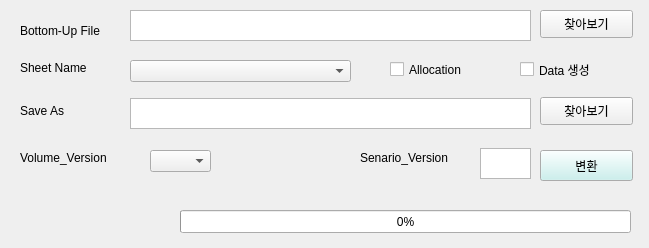
<?xml version="1.0" encoding="UTF-8"?>
<ui version="4.0">
 <class>file_path_find_frame</class>
 <widget class="QFrame" name="file_path_find_frame">
  <property name="geometry">
   <rect>
    <x>0</x>
    <y>0</y>
    <width>649</width>
    <height>248</height>
   </rect>
  </property>
  <property name="sizePolicy">
   <sizepolicy hsizetype="Fixed" vsizetype="Fixed">
    <horstretch>0</horstretch>
    <verstretch>0</verstretch>
   </sizepolicy>
  </property>
  <property name="windowTitle">
   <string>Frame</string>
  </property>
  <widget class="QPushButton" name="file_path_find_btn">
   <property name="geometry">
    <rect>
     <x>540</x>
     <y>10</y>
     <width>93</width>
     <height>28</height>
    </rect>
   </property>
   <property name="text">
    <string>찾아보기</string>
   </property>
  </widget>
  <widget class="QTextBrowser" name="file_path_find_tBox">
   <property name="geometry">
    <rect>
     <x>130</x>
     <y>10</y>
     <width>401</width>
     <height>31</height>
    </rect>
   </property>
  </widget>
  <widget class="QPushButton" name="exe_btn">
   <property name="geometry">
    <rect>
     <x>540</x>
     <y>150</y>
     <width>93</width>
     <height>31</height>
    </rect>
   </property>
   <property name="palette">
    <palette>
     <active>
      <colorrole role="Button">
       <brush brushstyle="SolidPattern">
        <color alpha="255">
         <red>195</red>
         <green>240</green>
         <blue>237</blue>
        </color>
       </brush>
      </colorrole>
      <colorrole role="Midlight">
       <brush brushstyle="SolidPattern">
        <color alpha="255">
         <red>77</red>
         <green>227</green>
         <blue>165</blue>
        </color>
       </brush>
      </colorrole>
     </active>
     <inactive>
      <colorrole role="Button">
       <brush brushstyle="SolidPattern">
        <color alpha="255">
         <red>195</red>
         <green>240</green>
         <blue>237</blue>
        </color>
       </brush>
      </colorrole>
      <colorrole role="Midlight">
       <brush brushstyle="SolidPattern">
        <color alpha="255">
         <red>77</red>
         <green>227</green>
         <blue>165</blue>
        </color>
       </brush>
      </colorrole>
     </inactive>
     <disabled>
      <colorrole role="Button">
       <brush brushstyle="SolidPattern">
        <color alpha="255">
         <red>195</red>
         <green>240</green>
         <blue>237</blue>
        </color>
       </brush>
      </colorrole>
      <colorrole role="Midlight">
       <brush brushstyle="SolidPattern">
        <color alpha="255">
         <red>77</red>
         <green>227</green>
         <blue>165</blue>
        </color>
       </brush>
      </colorrole>
     </disabled>
    </palette>
   </property>
   <property name="text">
    <string>변환</string>
   </property>
  </widget>
  <widget class="QLabel" name="label">
   <property name="geometry">
    <rect>
     <x>20</x>
     <y>20</y>
     <width>101</width>
     <height>21</height>
    </rect>
   </property>
   <property name="text">
    <string>Bottom-Up File</string>
   </property>
  </widget>
  <widget class="QComboBox" name="sht_name_list">
   <property name="geometry">
    <rect>
     <x>130</x>
     <y>60</y>
     <width>221</width>
     <height>22</height>
    </rect>
   </property>
  </widget>
  <widget class="QLabel" name="label_2">
   <property name="geometry">
    <rect>
     <x>20</x>
     <y>60</y>
     <width>91</width>
     <height>16</height>
    </rect>
   </property>
   <property name="text">
    <string>Sheet Name</string>
   </property>
  </widget>
  <widget class="QCheckBox" name="chk_allocation">
   <property name="geometry">
    <rect>
     <x>390</x>
     <y>60</y>
     <width>96</width>
     <height>19</height>
    </rect>
   </property>
   <property name="text">
    <string>Allocation</string>
   </property>
  </widget>
  <widget class="QCheckBox" name="chk_datacube">
   <property name="geometry">
    <rect>
     <x>520</x>
     <y>60</y>
     <width>96</width>
     <height>19</height>
    </rect>
   </property>
   <property name="text">
    <string>Data 생성</string>
   </property>
  </widget>
  <widget class="QLabel" name="label_3">
   <property name="geometry">
    <rect>
     <x>20</x>
     <y>103</y>
     <width>91</width>
     <height>16</height>
    </rect>
   </property>
   <property name="text">
    <string>Save As</string>
   </property>
  </widget>
  <widget class="QTextBrowser" name="save_path_find_tBox">
   <property name="geometry">
    <rect>
     <x>130</x>
     <y>98</y>
     <width>401</width>
     <height>31</height>
    </rect>
   </property>
  </widget>
  <widget class="QPushButton" name="save_path_find_btn">
   <property name="geometry">
    <rect>
     <x>540</x>
     <y>97</y>
     <width>93</width>
     <height>28</height>
    </rect>
   </property>
   <property name="text">
    <string>찾아보기</string>
   </property>
  </widget>
  <widget class="QProgressBar" name="proc_bar">
   <property name="geometry">
    <rect>
     <x>180</x>
     <y>210</y>
     <width>451</width>
     <height>23</height>
    </rect>
   </property>
   <property name="minimum">
    <number>106</number>
   </property>
   <property name="maximum">
    <number>146</number>
   </property>
   <property name="value">
    <number>106</number>
   </property>
  </widget>
  <widget class="QLabel" name="job_name">
   <property name="geometry">
    <rect>
     <x>20</x>
     <y>210</y>
     <width>131</width>
     <height>16</height>
    </rect>
   </property>
   <property name="layoutDirection">
    <enum>Qt::LeftToRight</enum>
   </property>
   <property name="text">
    <string/>
   </property>
   <property name="alignment">
    <set>Qt::AlignRight|Qt::AlignTrailing|Qt::AlignVCenter</set>
   </property>
  </widget>
  <widget class="QComboBox" name="volume_ver">
   <property name="geometry">
    <rect>
     <x>150</x>
     <y>150</y>
     <width>61</width>
     <height>22</height>
    </rect>
   </property>
  </widget>
  <widget class="QLabel" name="label_4">
   <property name="geometry">
    <rect>
     <x>20</x>
     <y>150</y>
     <width>111</width>
     <height>16</height>
    </rect>
   </property>
   <property name="text">
    <string>Volume_Version</string>
   </property>
  </widget>
  <widget class="QLabel" name="label_5">
   <property name="geometry">
    <rect>
     <x>360</x>
     <y>150</y>
     <width>111</width>
     <height>16</height>
    </rect>
   </property>
   <property name="text">
    <string>Senario_Version</string>
   </property>
  </widget>
  <widget class="QTextEdit" name="scenario_ver">
   <property name="geometry">
    <rect>
     <x>480</x>
     <y>148</y>
     <width>51</width>
     <height>31</height>
    </rect>
   </property>
  </widget>
  <widget class="QLabel" name="vol_label">
   <property name="geometry">
    <rect>
     <x>230</x>
     <y>150</y>
     <width>111</width>
     <height>16</height>
    </rect>
   </property>
   <property name="text">
    <string/>
   </property>
  </widget>
 </widget>
 <resources/>
 <connections/>
</ui>
